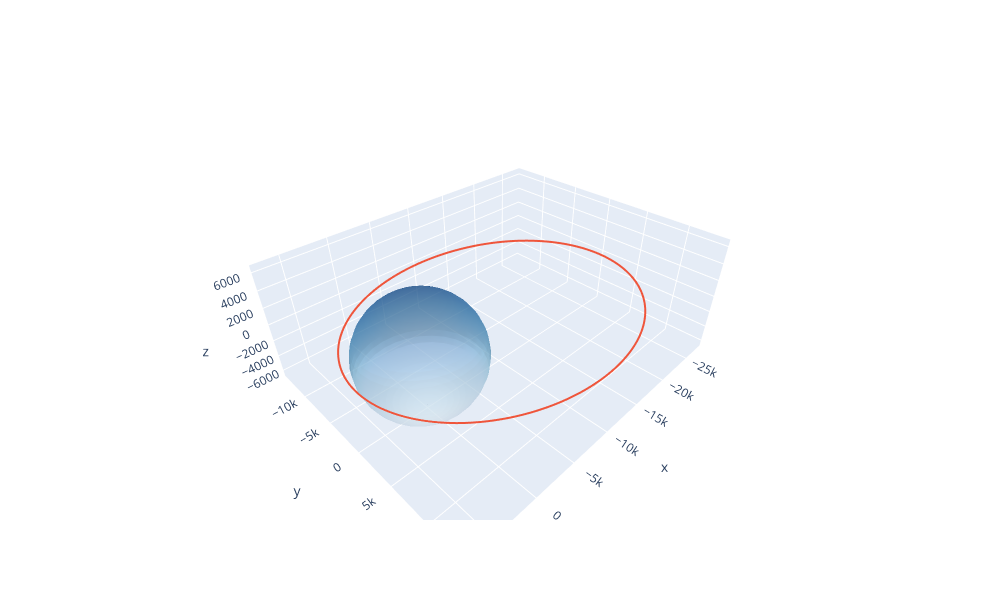

This figure's notebook cell:
### Code cell
fig = go.Figure(data=traces)

fig.update_layout(
    width = 1000,
    height = 600,

    scene=dict(aspectmode='data')
    
) 


fig.show()

### Figure 1 — Plotly figure (JSON) as saved in the notebook; plotly's stock layout.template omitted (floating-point values rounded to 4 significant figures; data arrays with more than 128 entries replaced by an {"elided": "..."} marker saying what was removed)
{"data": [{"colorscale": [[0, "rgb(247,251,255)"], [0.125, "rgb(222,235,247)"], [0.25, "rgb(198,219,239)"], [0.375, "rgb(158,202,225)"], [0.5, "rgb(107,174,214)"], [0.625, "rgb(66,146,198)"], [0.75, "rgb(33,113,181)"], [0.875, "rgb(8,81,156)"], [1, "rgb(8,48,107)"]], "name": "Earth", "opacity": 0.5, "showscale": false, "type": "surface", "x": {"elided": "30x30 float values"}, "y": {"elided": "30x30 float values"}, "z": {"elided": "30x30 float values"}}, {"line": {"width": 4}, "mode": "lines", "name": "Elliptical Orbit", "type": "scatter3d", "x": {"elided": "500 float values"}, "y": {"elided": "500 float values"}, "z": {"elided": "500 int values"}}], "layout": {"height": 600, "scene": {"aspectmode": "data"}, "width": 1000}}
